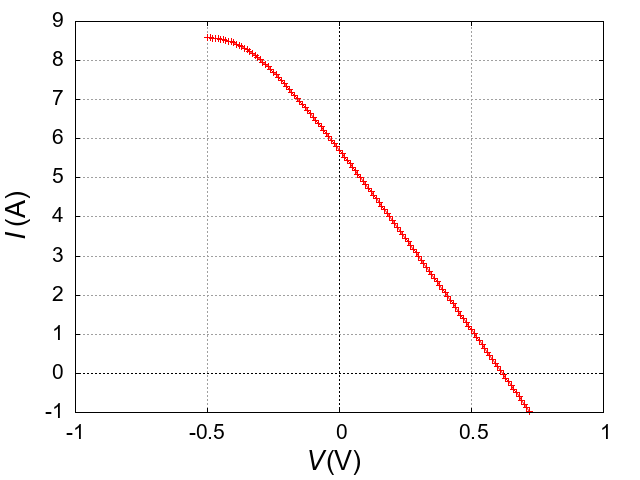

Write gnuplot code to recreate this figure.
#set bmargin at screen 0.3

#set xlabel "{/Arial:Italic=20 {/Symbol l} (nm)}" offset -0.5
#set xlabel "{/Arial:Italic=20 x ({/Symbol m}m)}" offset -0.5
set xlabel "{/Arial:Italic=20 V} {/Arial:Roman=20 (V)}" offset -0.5
#set xlabel "{/Arial:Italic=20 n (cm^{-3})}" offset 0, graph -0.1

#set ylabel "{/Arial:Italic=20 {/Symbol j}} {/Arial:Roman=20 (V)}" offset 0
#set ylabel "{/Arial:Italic=20 E} {/Arial:Roman=20 (V/m)}" offset 0
set ylabel "{/Arial:Italic=20 I} {/Arial:Roman=20 (A)}" offset 0
#set ylabel "{/Arial:Italic=20 n} {/Arial:Roman=20 (/cm^3)}" offset 0
#set ylabel "{/Arial:Italic=20 p} {/Arial:Roman=20 (/cm^3)}" offset 0
#set ylabel "{/Arial:Italic=20 J_n} {/Arial:Roman=20 (A/cm^2)}" offset 0
#set ylabel "{/Arial:Italic=20 J_p} {/Arial:Roman=20 (A/cm^2)}" offset 0
#set ylabel "{/Arial:Italic=20 I_0 {/Arial:Roman=20 (s^{-1}m^{-3})}" offset 0.5
#set ylabel "{/Arial:Italic=20 I_0 {/Arial:Roman=20 (s^{-1}cm^{-2}nm^{-1})}" offset 0.5
#set ylabel "{/Arial:Italic=20 G {/Arial:Roman=20 (s^{-1}cm^{-3})}" offset 0.5
#set ylabel "{/Arial:Italic=20 U {/Arial:Roman=20 (s^{-1}cm^{-3})}" offset 0.5

set colorsequence classic
set grid
#set logscale xy

set xzeroaxis
set yzeroaxis

set yrange [-1:]
set xrange [-1.0:1.0]

#set xtics rotate by 90 offset 0, graph -0.25

#set key left top
#set key right top

set terminal png enhanced font "Arial,16"

#set output "result_phi.png"
set output "am_IV.png"
#set output "result_n.png"
#set output "result_p.png"
#set output "result_Jn.png"
#set output "result_Jp.png"
#set output "generation_alpha.png"
#set output "generation_I0.png"
#set output "generation_G.png"
#set output "recombination_U-n.png"

#plot "result.dat" using ($2*1.0E6):($8) with linespoints title "{/Arial:Italic=20 {/Symbol j}}"
plot "am_IV.dat" using ($2):($4) with linespoints notitle
#plot "result.dat" using ($2*1.0E6):($10*1.0E-6) with linespoints title "n"
#plot "result.dat" using ($2*1.0E6):($12*1.0E-6) with linespoints title "p"
#plot "result.dat" using ($2*1.0E6):($4*1.0E-4) with linespoints title "J_n"
#plot "result.dat" using ($2*1.0E6):($6*1.0E-4) with linespoints title "J_p"
#plot "generation_alpha.dat" using ($2):($4) with linespoints notitle
#plot "generation_I0.dat" using ($2):($4*1.0E-13) with linespoints notitle
#plot "generation_G.dat" using ($2*1.0E6):($4*1.0E-6) with linespoints notitle
# plot "recombination_U-n_pE17.dat" using ($2):($4) with linespoints title "p=1.0E17",\
# "recombination_U-n_pE20.dat" using ($2):($4) with linespoints title "p=1.0E20",\
# "recombination_U-n_pE23.dat" using ($2):($4) with linespoints title "p=1.0E23"
